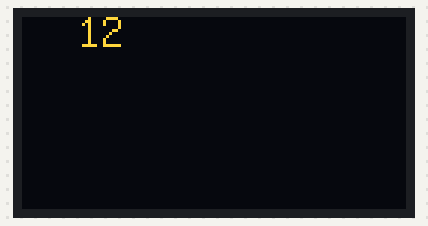
Bench run of a sketch on a simulated Arduino Uno, built with avr-gcc and run on an emulated ATmega328P. Parts: 128×64 one-colour display. The OLED is the two-colour kind (top 16 rows yellow).

Above: at 0.6 s.
At 5.0 s:
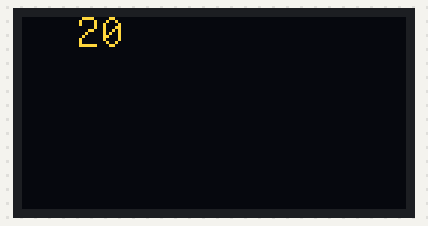
At 10.0 s:
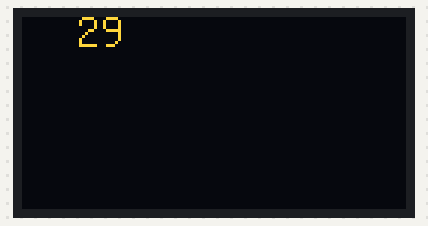
At 19.8 s:
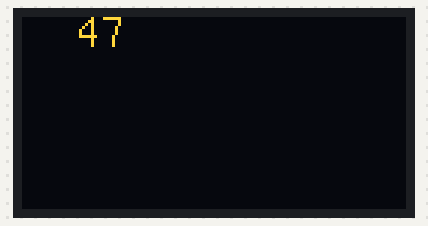
At 29.2 s:
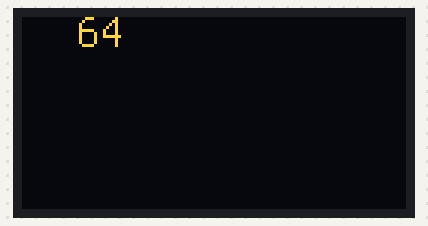
At 39.0 s:
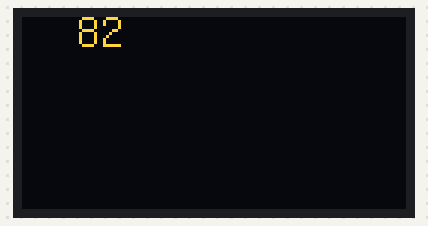

The sketch:

OLED-HelloWorld.ino
```cpp
/*
 * OLED   Arduino
 * GND    GND
 * VDD    5V
 * SCK    13
 * SDA    11
 * RES    9
 * DC     8
 * CS     10
 */
#include "U8glib.h"
//U8GLIB_SH1106_128X64 u8g(13, 11, 10, 9, 8);
//U8GLIB_SH1106_128X64 u8g(13, 11, 10, 12, A0);
U8GLIB_SH1106_128X64 u8g(13, 11, 10, 8, 9);


int Hello = 10;
void setup() {
  u8g.setFont(u8g_font_unifont);

}

void loop() {
  Hello ++;

  u8g.firstPage();
  do
  {
    //u8g.drawStr(0, 10, "HelloWorld");
    char buf[9];
    sprintf (buf, "%d", Hello);
    u8g.drawStr(18, 10, buf);
  }
  while (u8g.nextPage());
  delay(500);
}
```

Measured:
- what the display in image 1 shows lasts 0.5 s, from 5.0 s to 5.5 s
- what the display in image 2 shows lasts 0.6 s, from 9.9 s to 10.5 s
